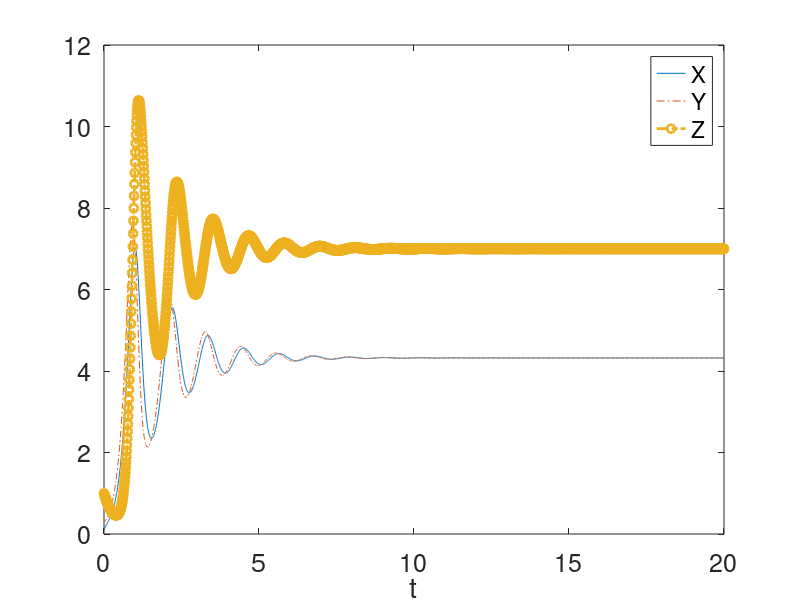
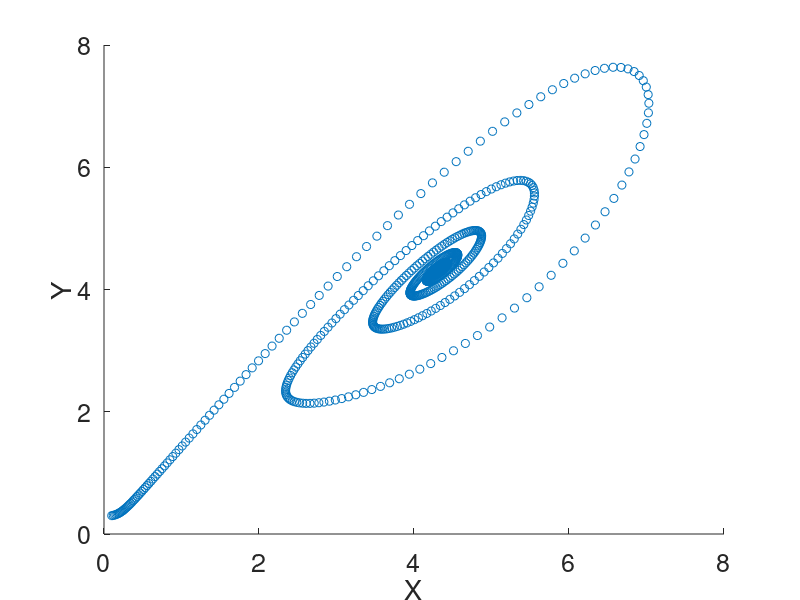
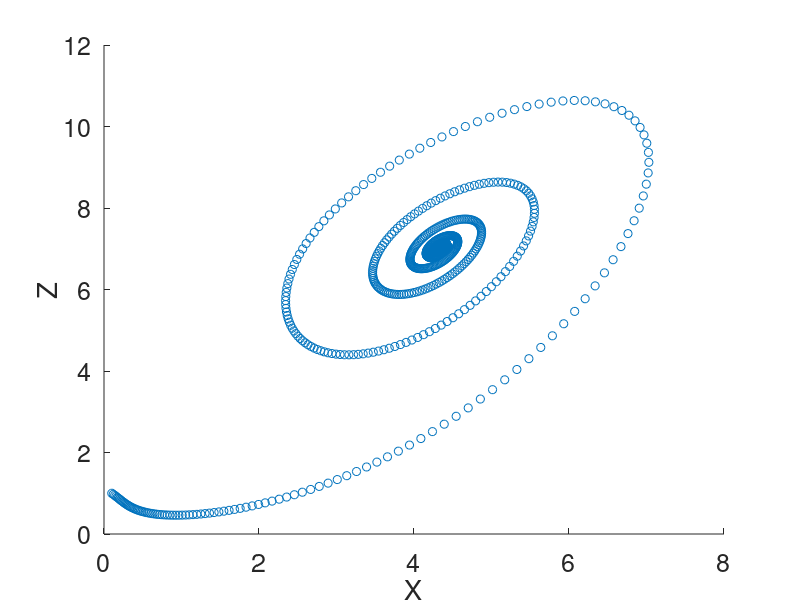
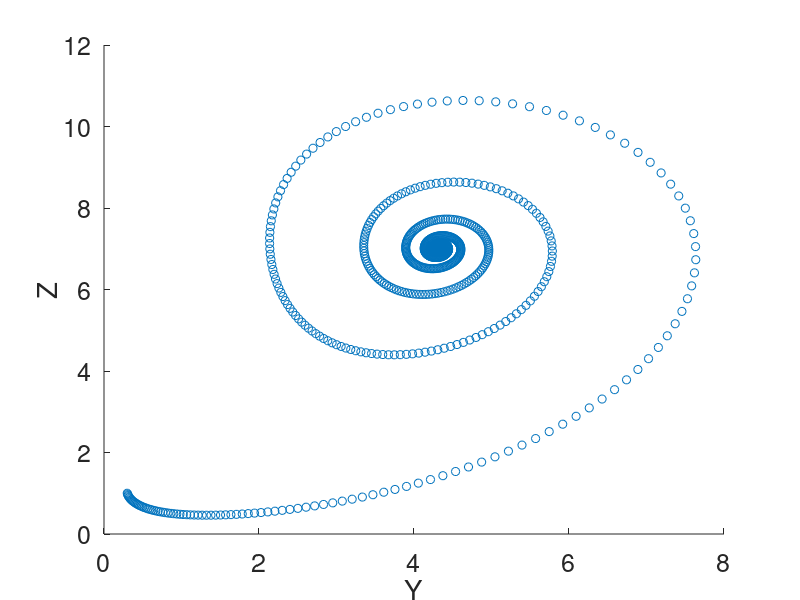

MATLAB code for these plots, in order:
function lorenzsystem
    tspan = linspace(0,20,2001);
    y0 = [0.1,0.3,1];
    a = 10; b = 8/3; c = 8.0;
    fun = @(t,y)(RealLorenz(t,y,a,b,c));
    options = odeset('RelTol',1e-4,'AbsTol',[1e-4,1e-4,1e-4]);
    [T,Y] = ode45(fun,tspan,y0,options);
    
    figure(1);

    plot(T,Y(:,1),'-',T,Y(:,2),'-.',T,Y(:,3),'-.o','LineWidth',2.0);
    legend(['X'],['Y'],['Z'],'location','best');
    xlabel('t','FontSize',22);
    set(gca,'FontSize',18);
    %set(gca,'xtick',[0,2,4,6,8,10],'fontsize',18);
    %set(gca,'ytick',[-10,-5,0,2,10],'fontsize',18);

    figure(2);
    scatter(Y(:,1),Y(:,2));
    xlabel('X'); ylabel('Y');
    set(gca,'FontSize',18);

    figure(3);
    scatter(Y(:,1),Y(:,3));
    xlabel('X'); ylabel('Z');
    set(gca,'FontSize',18);

    figure(4);
    scatter(Y(:,2),Y(:,3));
    xlabel('Y'); ylabel('Z');
    set(gca,'FontSize',18);
end

function dydt = RealLorenz(t,y,a,b,c)
    %x1 = y(1); x2 = y(2); 
    %y1 = y(3); y2 = y(4);
    %z1 = y(5); z2 = y(6);
    A1 = a*(y(2) - y(1));
    A2 = c*y(1) - y(2) - y(1)*y(3);
    A3 = y(1)*y(2) - b*y(3);
    dydt = [A1; A2; A3];
end